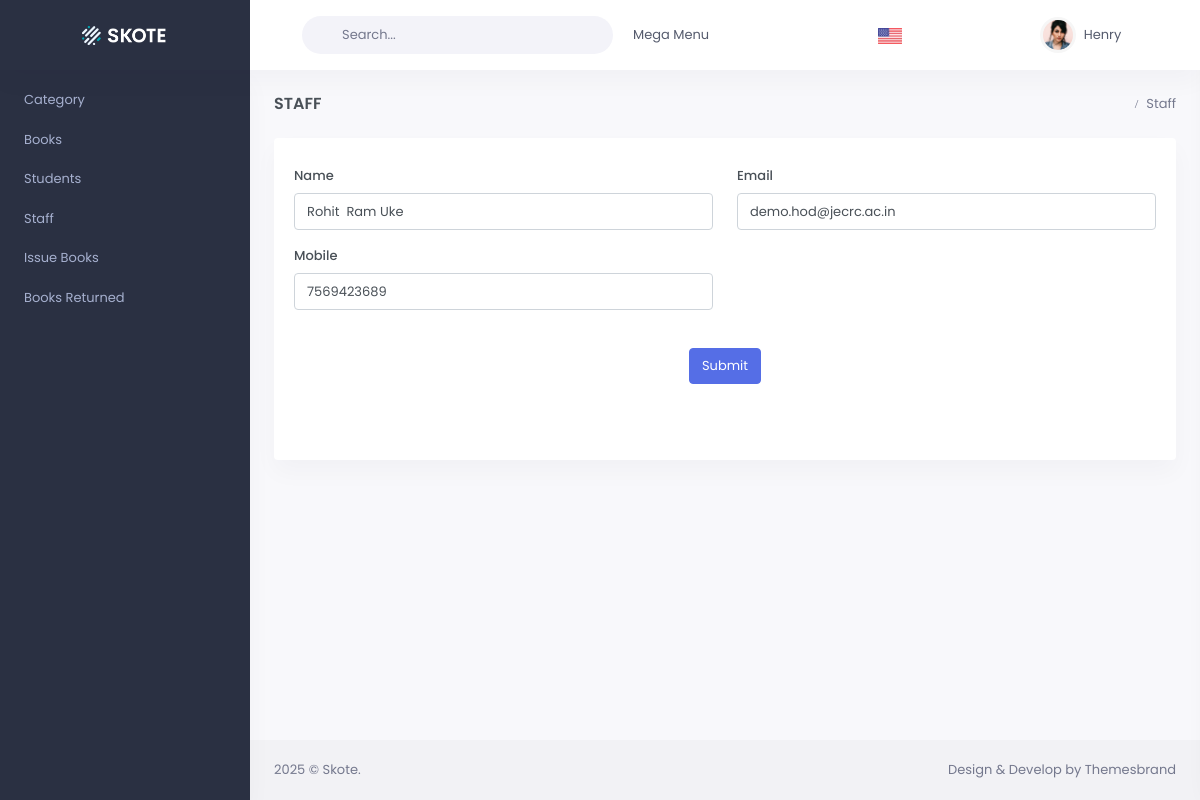
Page /edit-staff/1/ on the committed database.
### Page/models.py (models this page shows)
class Stuff(models.Model):
    id = models.AutoField(primary_key=True)
    name = models.CharField(max_length=50, verbose_name="Full Name")
    mobile = models.CharField(max_length=10, verbose_name="Mobile Number")
    email = models.EmailField(max_length=254, unique=True, verbose_name="Email Address")
    crn = models.CharField(max_length=10, verbose_name="CRN")
    password = models.CharField(max_length=128, verbose_name="Password")

### Page/views.py (the view)
# urls.py: path('edit-staff/<int:id>/', views.edit_staff, name='edit_staff'),
@csrf_exempt
def edit_staff(request, id):
    stuff = Stuff.objects.get(id=id)
    return render(request, 'edit-staff.html', {'stuff': stuff})

### templates/edit-staff.html (shortened to what this page needs)
{% extends "layouts/base.html" %}
{% load static %}
{% block content %}
<body>
  <div class="main-content">
    <div class="page-content">
      <div class="container-fluid">
        <div class="row">
          <div class="col-12">
            <div class="page-title-box d-sm-flex align-items-center justify-content-between">
              <h4 class="mb-sm-0 font-size-18">STAFF</h4>
              <div class="page-title-right">
                <ol class="breadcrumb m-0">
                  <li class="breadcrumb-item active">Staff</li>
                </ol>
              </div>
            </div>
          </div>
        </div>
        <div class="row">
          <div class="col-12">
            <div class="card">
              <div class="card-body">
                <div class="table-responsive">
                  <div class="row mb-3">
                    <div class="col-md-6">
                      <label for="name" class="form-label">Name</label>
                      <input type="text" class="form-control" id="name" name="name" value="{{ stuff.name }}" required>
                    </div>
                    <div class="col-md-6">
                      <label for="email" class="form-label">Email</label>
                      <input type="email" class="form-control" id="email" name="email" value="{{ stuff.email}}" required>
                    </div>
                  </div>
                  <div class="row mb-3">
                    <div class="col-md-6">
                      <label for="mobile" class="form-label">Mobile</label>
                      <input type="text" class="form-control" id="mobile" name="mobile" value="{{ stuff.mobile}}" required>
                    </div>
                  </div>
                  <div class="row mb-3">
                    <div class="col-12 text-center">
                      <button type="submit" class="btn btn-primary" style="margin-top: 22px; margin-bottom: 40px;"
                        onclick="edit_data()">Submit</button>
                    </div>
                  </div>
                </div>
              </div>
            </div>
          </div>
        </div>
      </div>
    </div>
  </div>
</body>
{% endblock content %}

### rows in the picture
Stuff: name "Rohit Ram Uke", email "demo.hod@jecrc.ac.in", mobile "7569423689"
